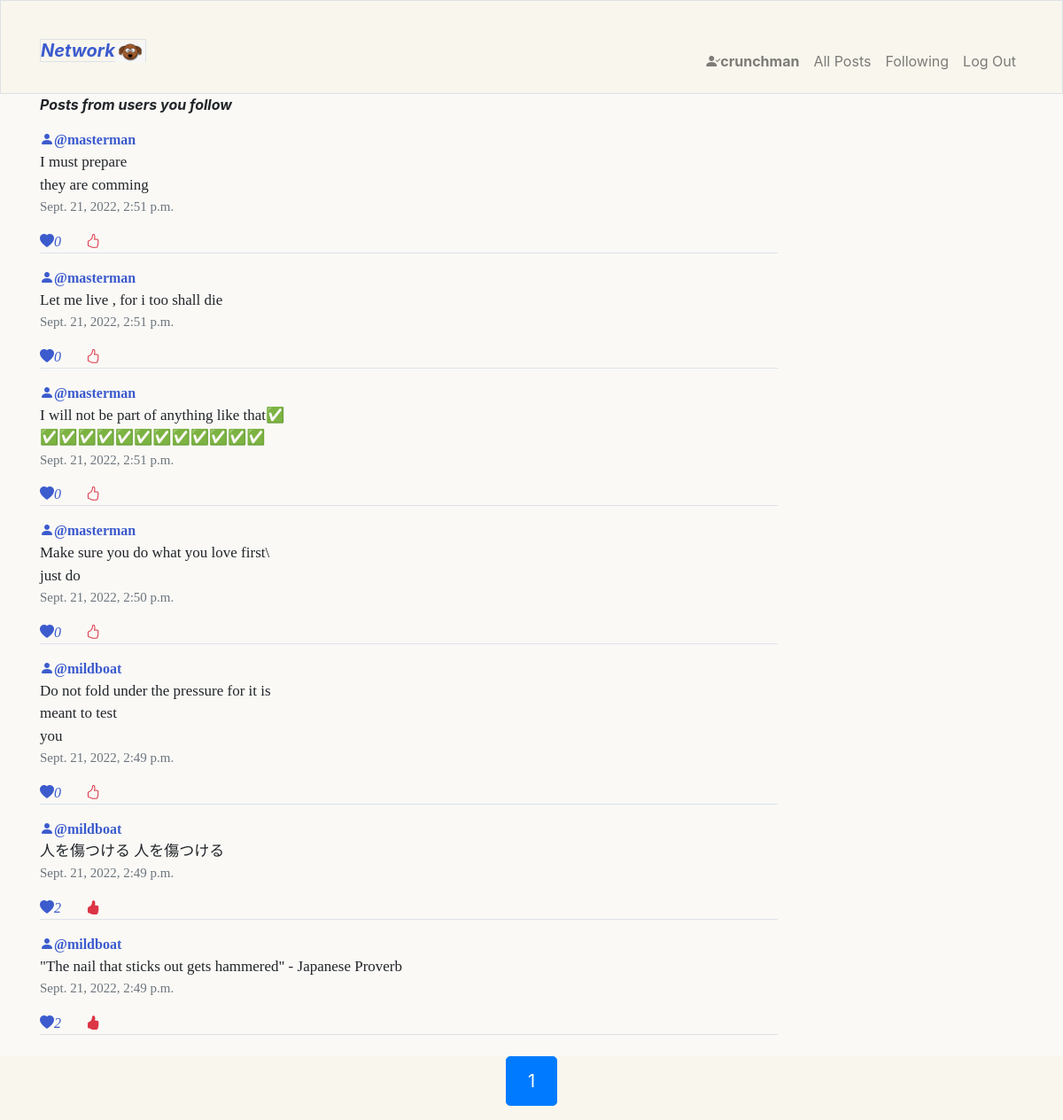
Page /following/page/1 (signed in) on the committed database.
### network/models.py (models this page shows, shortened)
class User(AbstractUser):
    followers_number = models.IntegerField(default=0)
    following_number = models.IntegerField(default=0)
    joined = models.DateField(auto_now=True)

class Post(models.Model):
    content = models.CharField(max_length=200)
    likes = models.IntegerField(default=0)
    created = models.DateTimeField(auto_now_add=True)
    user = models.ForeignKey(User,on_delete=models.CASCADE,related_name="post_created")

### network/views.py (the view)
# urls.py: path("following/page/<int:page_num>",views.following,name="following"),
@login_required
def following(request,page_num):
    if not  request.user.is_authenticated:
        return render(request,"network/login.html",{
            "error":"Session expired ,Login again"
        })
    users_following = Following.objects.filter(user=request.user)
    user_likes  = Likes.objects.filter(user=request.user)
    user_liked_post = [x.liked_posts for x in user_likes]
    user_set = [user.following for user in users_following]
    following_post = Post.objects.filter(user__in= user_set).order_by("-created")
    pages = Paginator(following_post,10)
    if page_num > pages.num_pages:
            return HttpResponseRedirect(reverse("index"))
    if not  request.user.is_authenticated:
        return render(request,"network/index.html",{
            "error":"Session expired ,Login again"
        })
    try:
        current_page = pages.get_page(page_num)
        return render(request,"network/following.html",{
            "current_page":current_page,
             "liked_posts":user_liked_post
        })
    except Exception as e:
        return HttpResponseRedirect(reverse("index"))

### network/templates/network/following.html (shortened to what this page needs)
{% extends 'network/layout.html' %}
{% block body %}
    <p class=""><strong class= "display-5 font-italic fw-bolder">Posts from users you follow</strong> </p>
    <div class=" border-primary posts" >
        {% for post in current_page %}
        <div class=" mt-3  border-bottom w-75">
            <a class=" " href=" {% url 'profile' post.user.id 1%}"><i class="bi bi-person-fill  blue-color-tone"></i><strong class=" blue-color-tone">@{{ post.user.username }}</strong></a>
            <div id="post-{{post.id}}-div">
                <p class="post-content-{{post.id}} text-break post-content ">{{post.content|linebreaksbr}}</p>
                <p class="date text-muted ">{{post.created}}</p>
            </div>
            {% if post  in liked_posts%}
                <a ><i class="bi bi-heart-fill blue-color-tone" id="like-{{post.id}}">{{post.likes}}</i>    <a href="" class="mx-4 text-danger like-btn" data-id ="{{post.id}}"  data-action="false"><i class="bi bi-hand-thumbs-up-fill"></i></a>
            {% else %}
                <a ><i class="bi bi-heart-fill blue-color-tone" id="like-{{post.id}}">{{post.likes}}</i>    <a href="" class="mx-4 text-danger like-btn" data-id ="{{post.id}}"  data-action="true"><i class="bi bi-hand-thumbs-up"></i></a>
            {% endif %}
        </div>
        {%empty%}
        Nothig To See Here
        {% endfor %}
    <div class="p-5"></div>
{% endblock body %}
{% block footer %}
    <div class="">
        <nav aria-label="..." class= "fixed-bottom  d-flex justify-content-center ">
            <ul class="pagination pagination-lg">
            <li class="page-item active" aria-current="page">
                <span class="page-link">
                {{current_page.number}}
                </span>
            </li>
            </ul>
        </nav>
    </div>
{% endblock footer %}

### network/templates/network/layout.html (shortened to what this page needs)
{% load static %}
<!DOCTYPE html>
<html lang="en">
    <head>
        <link rel="stylesheet" href="https://cdn.jsdelivr.net/npm/bootstrap@4.4.1/dist/css/bootstrap.min.css">
        <link rel="stylesheet" href="https://cdn.jsdelivr.net/npm/bootstrap-icons@1.8.3/font/bootstrap-icons.css">
        <link href="{% static 'network/styles.css' %}" rel="stylesheet">
    </head>
    <body  class="bodycon">
        <nav class="navbar sticky-top navbar-expand-lg border pb-3 navbar-light ">
            <div class="container-md  mt-3">
                <a href="/" class="navbar-brand  " >
                    <span class="fw-bold  align-center ">
                        <i class="border "><strong class="blue-color-tone">Network</strong><img class="img-fluid nav-img" src="{% static 'network/images/dog4.png' %}" alt="image of a cute cartoon dog"></i>
                    </span>
                </a>
            <div class="collapse navbar-collapse  justify-content-end align-center" id="main-nav" >
                <ul class="navbar-nav mt-4">
                  {% if user.is_authenticated %}
                      <li class="nav-item">
                          <a class="nav-link" href="{% url 'profile'  user.id  1 %}"><i class="bi bi-person-check-fill"></i><strong>{{ user.username }}</strong></a>
                      </li>
                  {% endif %}
                  <li class="nav-item">
                    <a class="nav-link" href="{% url 'index' %}">All Posts</a>
                  </li>
                  {% if user.is_authenticated %}
                      <li class="nav-item">
                          <a class="nav-link" href="{% url 'following' 1%}">Following</a>
                      </li>
                      <li class="nav-item">
                          <a class="nav-link" href="{% url 'logout' %}">Log Out</a>
                      </li>
                  {% endif %}
                </ul>
              </div>
            </div>
        </nav>
        <div class="container main">
            {% block body %}
            {% endblock %}
        </div>
    </body>
    {% block footer %}{% endblock footer %}
</html>

### network/static/network/styles.css (style rules this page uses)
html { scroll-behavior: smooth; }
nav { background-color: #F9F6EE; }
.bodycon { background-color: #FAF9F6; }
.blue-color-tone { color: rgb(60, 91, 205); }
.posts { font-family:'Times New Roman', Times, serif; }
.date { margin-top:-15px; font-size: 15px; }
.post-content { font-size: 17px; white-space: pre-line; white-space: pre-wrap; }
.nav-img { height:22px; }

### rows in the picture
User: username "crunchman"
Post: user.username "masterman", content "I must prepare they are comming", created "Sept. 21, 2022, 2:51 p.m.", likes "0"
Post: user.username "masterman", content "Let me live , for i too shall die", created "Sept. 21, 2022, 2:51 p.m.", likes "0"
Post: user.username "masterman", content "I will not be part of anything like that✅ ✅✅✅✅✅✅✅✅✅✅✅✅", created "Sept. 21, 2022, 2:51 p.m.", likes "0"
Post: user.username "masterman", content "Make sure you do what you love first\\ just do", created "Sept. 21, 2022, 2:50 p.m.", likes "0"
Post: user.username "mildboat", content "Do not fold under the pressure for it is meant to test you", created "Sept. 21, 2022, 2:49 p.m.", likes "0"
Post: user.username "mildboat", content "人を傷つける 人を傷つける", created "Sept. 21, 2022, 2:49 p.m.", likes "2"
Post: user.username "mildboat", content "\"The nail that sticks out gets hammered\" - Japanese Proverb", created "Sept. 21, 2022, 2:49 p.m.", likes "2"

### other values in the picture
{{ current_page.number }} "1"
